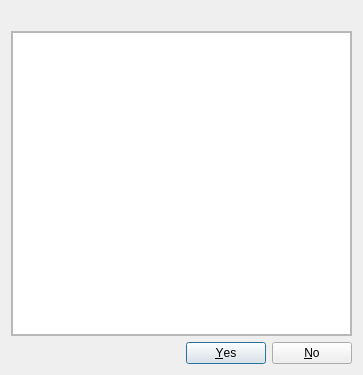
<?xml version="1.0" encoding="UTF-8"?>
<ui version="4.0">
 <class>Core::Internal::AddToVcsDialog</class>
 <widget class="QDialog" name="Core::Internal::AddToVcsDialog">
  <property name="geometry">
   <rect>
    <x>0</x>
    <y>0</y>
    <width>363</width>
    <height>375</height>
   </rect>
  </property>
  <property name="minimumSize">
   <size>
    <width>200</width>
    <height>200</height>
   </size>
  </property>
  <property name="baseSize">
   <size>
    <width>300</width>
    <height>500</height>
   </size>
  </property>
  <property name="windowTitle">
   <string>Dialog</string>
  </property>
  <layout class="QVBoxLayout" name="verticalLayout_2">
   <item>
    <widget class="QLabel" name="addFilesLabel">
     <property name="text">
      <string/>
     </property>
    </widget>
   </item>
   <item>
    <widget class="QScrollArea" name="scrollArea">
     <property name="widgetResizable">
      <bool>true</bool>
     </property>
     <widget class="QWidget" name="scrollAreaWidgetContents">
      <property name="geometry">
       <rect>
        <x>0</x>
        <y>0</y>
        <width>341</width>
        <height>300</height>
       </rect>
      </property>
      <layout class="QVBoxLayout" name="verticalLayout">
       <property name="leftMargin">
        <number>0</number>
       </property>
       <property name="topMargin">
        <number>0</number>
       </property>
       <property name="rightMargin">
        <number>0</number>
       </property>
       <property name="bottomMargin">
        <number>0</number>
       </property>
       <item>
        <widget class="QListWidget" name="filesListWidget">
         <property name="selectionMode">
          <enum>QAbstractItemView::NoSelection</enum>
         </property>
         <property name="selectionBehavior">
          <enum>QAbstractItemView::SelectRows</enum>
         </property>
        </widget>
       </item>
      </layout>
     </widget>
    </widget>
   </item>
   <item>
    <widget class="QDialogButtonBox" name="buttonBox">
     <property name="orientation">
      <enum>Qt::Horizontal</enum>
     </property>
     <property name="standardButtons">
      <set>QDialogButtonBox::No|QDialogButtonBox::Yes</set>
     </property>
    </widget>
   </item>
  </layout>
 </widget>
 <resources/>
 <connections>
  <connection>
   <sender>buttonBox</sender>
   <signal>accepted()</signal>
   <receiver>Core::Internal::AddToVcsDialog</receiver>
   <slot>accept()</slot>
   <hints>
    <hint type="sourcelabel">
     <x>248</x>
     <y>254</y>
    </hint>
    <hint type="destinationlabel">
     <x>157</x>
     <y>274</y>
    </hint>
   </hints>
  </connection>
  <connection>
   <sender>buttonBox</sender>
   <signal>rejected()</signal>
   <receiver>Core::Internal::AddToVcsDialog</receiver>
   <slot>reject()</slot>
   <hints>
    <hint type="sourcelabel">
     <x>316</x>
     <y>260</y>
    </hint>
    <hint type="destinationlabel">
     <x>286</x>
     <y>274</y>
    </hint>
   </hints>
  </connection>
 </connections>
</ui>
